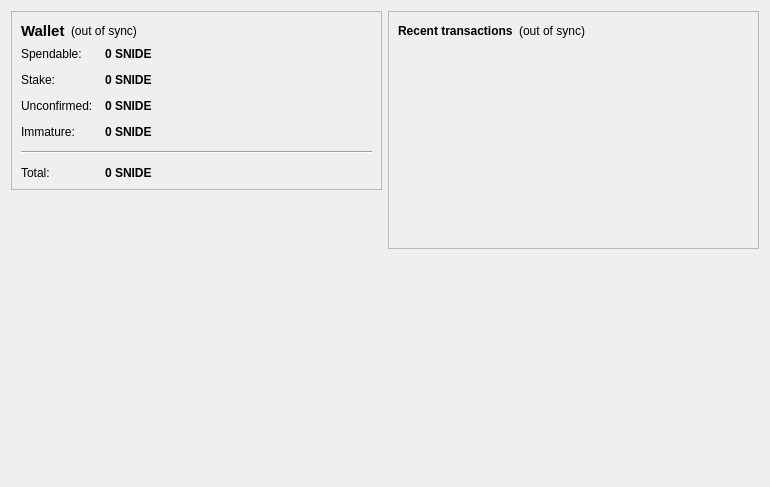
<?xml version="1.0" encoding="UTF-8"?>
<ui version="4.0">
 <class>OverviewPage</class>
 <widget class="QWidget" name="OverviewPage">
  <property name="geometry">
   <rect>
    <x>0</x>
    <y>0</y>
    <width>770</width>
    <height>487</height>
   </rect>
  </property>
  <property name="windowTitle">
   <string>Form</string>
  </property>
  <layout class="QHBoxLayout" name="horizontalLayout" stretch="1,1">
   <item>
    <layout class="QVBoxLayout" name="verticalLayout_2">
     <item>
      <widget class="QFrame" name="frame">
       <property name="frameShape">
        <enum>QFrame::StyledPanel</enum>
       </property>
       <property name="frameShadow">
        <enum>QFrame::Raised</enum>
       </property>
       <layout class="QVBoxLayout" name="verticalLayout_4">
        <item>
         <layout class="QHBoxLayout" name="horizontalLayout_4">
          <item>
           <widget class="QLabel" name="label_5">
            <property name="font">
             <font>
              <pointsize>11</pointsize>
              <weight>75</weight>
              <bold>true</bold>
             </font>
            </property>
            <property name="text">
             <string>Wallet</string>
            </property>
           </widget>
          </item>
          <item>
           <widget class="QLabel" name="labelWalletStatus">
            <property name="toolTip">
             <string>The displayed information may be out of date. Your wallet automatically synchronizes with the snide network after a connection is established, but this process has not completed yet.</string>
            </property>
            <property name="styleSheet">
             <string notr="true"/>
            </property>
            <property name="text">
             <string notr="true">(out of sync)</string>
            </property>
            <property name="alignment">
             <set>Qt::AlignLeading|Qt::AlignLeft|Qt::AlignVCenter</set>
            </property>
           </widget>
          </item>
          <item>
           <spacer name="horizontalSpacer_2">
            <property name="orientation">
             <enum>Qt::Horizontal</enum>
            </property>
            <property name="sizeHint" stdset="0">
             <size>
              <width>40</width>
              <height>20</height>
             </size>
            </property>
           </spacer>
          </item>
         </layout>
        </item>
        <item>
         <layout class="QFormLayout" name="formLayout_2">
          <property name="fieldGrowthPolicy">
           <enum>QFormLayout::AllNonFixedFieldsGrow</enum>
          </property>
          <property name="horizontalSpacing">
           <number>12</number>
          </property>
          <property name="verticalSpacing">
           <number>12</number>
          </property>
          <item row="0" column="0">
           <widget class="QLabel" name="label">
            <property name="text">
             <string>Spendable:</string>
            </property>
           </widget>
          </item>
          <item row="0" column="1">
           <widget class="QLabel" name="labelBalance">
            <property name="font">
             <font>
              <weight>75</weight>
              <bold>true</bold>
             </font>
            </property>
            <property name="cursor">
             <cursorShape>IBeamCursor</cursorShape>
            </property>
            <property name="toolTip">
             <string>Your current spendable balance</string>
            </property>
            <property name="text">
             <string notr="true">0 SNIDE</string>
            </property>
            <property name="textInteractionFlags">
             <set>Qt::LinksAccessibleByMouse|Qt::TextSelectableByKeyboard|Qt::TextSelectableByMouse</set>
            </property>
           </widget>
          </item>
          <item row="1" column="0">
           <widget class="QLabel" name="label_6">
            <property name="text">
             <string>Stake:</string>
            </property>
           </widget>
          </item>
          <item row="1" column="1">
           <widget class="QLabel" name="labelStake">
            <property name="font">
             <font>
              <weight>75</weight>
              <bold>true</bold>
             </font>
            </property>
            <property name="cursor">
             <cursorShape>IBeamCursor</cursorShape>
            </property>
            <property name="toolTip">
             <string>Total of coins that was staked, and do not yet count toward the current balance</string>
            </property>
            <property name="text">
             <string notr="true">0 SNIDE</string>
            </property>
            <property name="textInteractionFlags">
             <set>Qt::LinksAccessibleByMouse|Qt::TextSelectableByKeyboard|Qt::TextSelectableByMouse</set>
            </property>
           </widget>
          </item>
          <item row="2" column="0">
           <widget class="QLabel" name="label_3">
            <property name="text">
             <string>Unconfirmed:</string>
            </property>
           </widget>
          </item>
          <item row="2" column="1">
           <widget class="QLabel" name="labelUnconfirmed">
            <property name="font">
             <font>
              <weight>75</weight>
              <bold>true</bold>
             </font>
            </property>
            <property name="cursor">
             <cursorShape>IBeamCursor</cursorShape>
            </property>
            <property name="toolTip">
             <string>Total of transactions that have yet to be confirmed, and do not yet count toward the current balance</string>
            </property>
            <property name="text">
             <string notr="true">0 SNIDE</string>
            </property>
            <property name="textInteractionFlags">
             <set>Qt::LinksAccessibleByMouse|Qt::TextSelectableByKeyboard|Qt::TextSelectableByMouse</set>
            </property>
           </widget>
          </item>
          <item row="3" column="0">
           <widget class="QLabel" name="labelImmatureText">
            <property name="text">
             <string>Immature:</string>
            </property>
           </widget>
          </item>
          <item row="3" column="1">
           <widget class="QLabel" name="labelImmature">
            <property name="font">
             <font>
              <weight>75</weight>
              <bold>true</bold>
             </font>
            </property>
            <property name="toolTip">
             <string>Mined balance that has not yet matured</string>
            </property>
            <property name="text">
             <string notr="true">0 SNIDE</string>
            </property>
            <property name="textInteractionFlags">
             <set>Qt::LinksAccessibleByMouse|Qt::TextSelectableByKeyboard|Qt::TextSelectableByMouse</set>
            </property>
           </widget>
          </item>
          <item row="4" column="0" colspan="2">
           <widget class="Line" name="line">
            <property name="orientation">
             <enum>Qt::Horizontal</enum>
            </property>
           </widget>
          </item>
          <item row="5" column="0">
           <widget class="QLabel" name="labelTotalText">
            <property name="text">
             <string>Total:</string>
            </property>
           </widget>
          </item>
          <item row="5" column="1">
           <widget class="QLabel" name="labelTotal">
            <property name="font">
             <font>
              <weight>75</weight>
              <bold>true</bold>
             </font>
            </property>
            <property name="cursor">
             <cursorShape>IBeamCursor</cursorShape>
            </property>
            <property name="toolTip">
             <string>Your current total balance</string>
            </property>
            <property name="text">
             <string notr="true">0 SNIDE</string>
            </property>
            <property name="textInteractionFlags">
             <set>Qt::LinksAccessibleByMouse|Qt::TextSelectableByKeyboard|Qt::TextSelectableByMouse</set>
            </property>
           </widget>
          </item>
         </layout>
        </item>
       </layout>
      </widget>
     </item>
     <item>
      <spacer name="verticalSpacer">
       <property name="orientation">
        <enum>Qt::Vertical</enum>
       </property>
       <property name="sizeHint" stdset="0">
        <size>
         <width>20</width>
         <height>40</height>
        </size>
       </property>
      </spacer>
     </item>
     <item>
      <widget class="QLabel" name="label_2">
       <property name="autoFillBackground">
        <bool>true</bool>
       </property>
       <property name="text">
        <string/>
       </property>
       <property name="pixmap">
        <pixmap resource="../bitcoin.qrc">:/icons/mastbg</pixmap>
       </property>
       <property name="scaledContents">
        <bool>false</bool>
       </property>
       <property name="alignment">
        <set>Qt::AlignCenter</set>
       </property>
       <property name="margin">
        <number>0</number>
       </property>
      </widget>
     </item>
    </layout>
   </item>
   <item>
    <layout class="QVBoxLayout" name="verticalLayout_3">
     <item>
      <widget class="QFrame" name="frame_2">
       <property name="frameShape">
        <enum>QFrame::StyledPanel</enum>
       </property>
       <property name="frameShadow">
        <enum>QFrame::Raised</enum>
       </property>
       <layout class="QVBoxLayout" name="verticalLayout">
        <item>
         <layout class="QHBoxLayout" name="horizontalLayout_2">
          <item>
           <widget class="QLabel" name="label_4">
            <property name="text">
             <string>&lt;b&gt;Recent transactions&lt;/b&gt;</string>
            </property>
           </widget>
          </item>
          <item>
           <widget class="QLabel" name="labelTransactionsStatus">
            <property name="toolTip">
             <string>The displayed information may be out of date. Your wallet automatically synchronizes with the snide network after a connection is established, but this process has not completed yet.</string>
            </property>
            <property name="styleSheet">
             <string notr="true"/>
            </property>
            <property name="text">
             <string notr="true">(out of sync)</string>
            </property>
            <property name="alignment">
             <set>Qt::AlignRight|Qt::AlignTrailing|Qt::AlignVCenter</set>
            </property>
           </widget>
          </item>
          <item>
           <spacer name="horizontalSpacer">
            <property name="orientation">
             <enum>Qt::Horizontal</enum>
            </property>
            <property name="sizeHint" stdset="0">
             <size>
              <width>40</width>
              <height>20</height>
             </size>
            </property>
           </spacer>
          </item>
         </layout>
        </item>
        <item>
         <widget class="QListView" name="listTransactions">
          <property name="styleSheet">
           <string notr="true">QListView { background: transparent; }</string>
          </property>
          <property name="frameShape">
           <enum>QFrame::NoFrame</enum>
          </property>
          <property name="verticalScrollBarPolicy">
           <enum>Qt::ScrollBarAlwaysOff</enum>
          </property>
          <property name="horizontalScrollBarPolicy">
           <enum>Qt::ScrollBarAlwaysOff</enum>
          </property>
          <property name="selectionMode">
           <enum>QAbstractItemView::NoSelection</enum>
          </property>
         </widget>
        </item>
       </layout>
      </widget>
     </item>
     <item>
      <spacer name="verticalSpacer_2">
       <property name="orientation">
        <enum>Qt::Vertical</enum>
       </property>
       <property name="sizeHint" stdset="0">
        <size>
         <width>20</width>
         <height>40</height>
        </size>
       </property>
      </spacer>
     </item>
    </layout>
   </item>
  </layout>
 </widget>
 <resources>
  <include location="../bitcoin.qrc"/>
 </resources>
 <connections/>
</ui>
